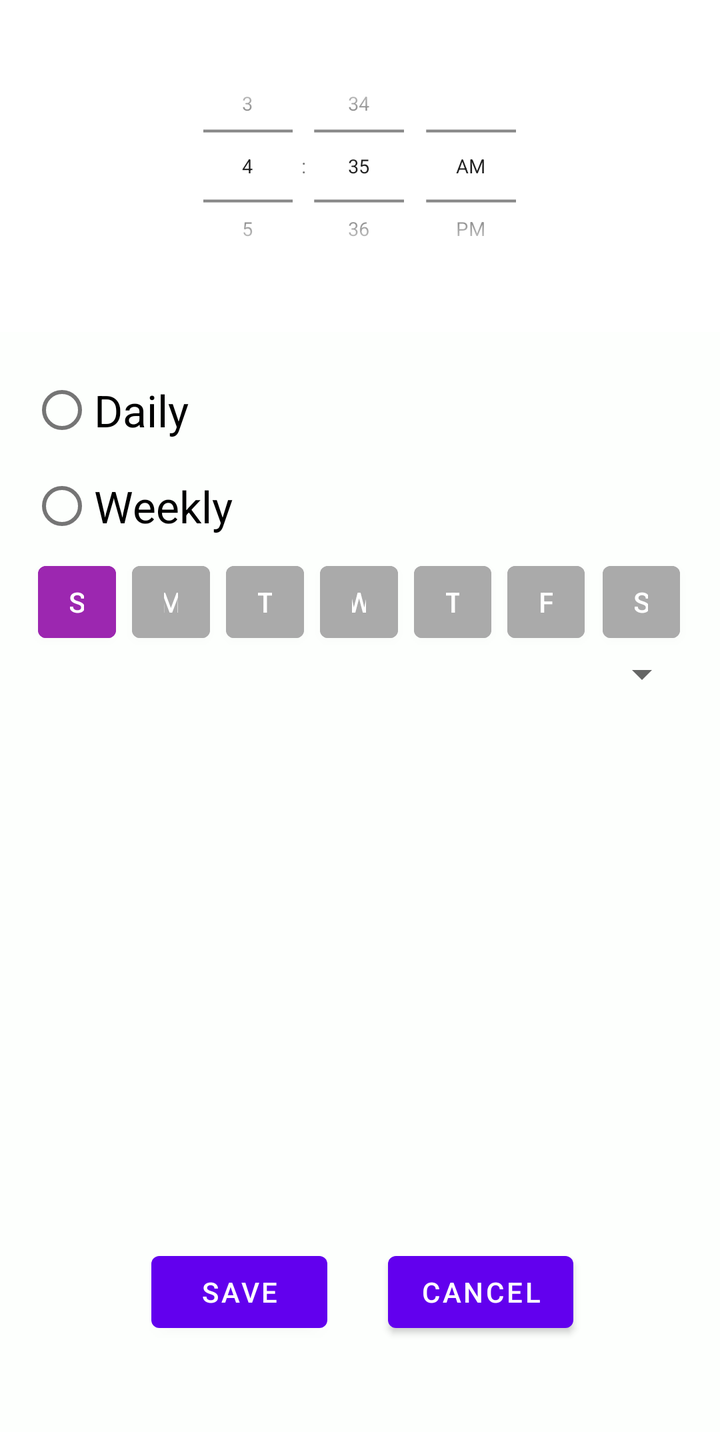
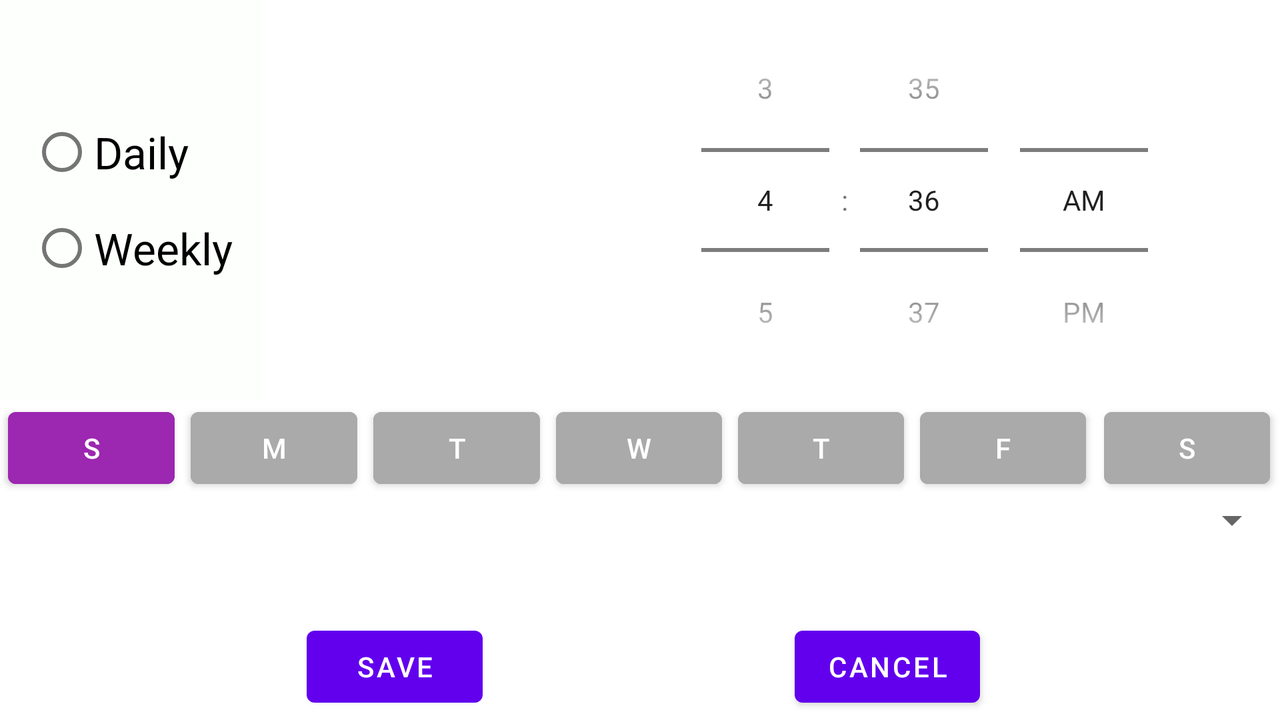

An Android layout and its configuration variant, each rendered on a device that would load it. The default file and the variant file are quoted in full after the pictures.
<!-- AndroidManifest.xml: application theme Theme.436Proj -->
<!-- res/layout/activity_notifications.xml -->
<?xml version="1.0" encoding="utf-8"?>
<ScrollView xmlns:android="http://schemas.android.com/apk/res/android"
    xmlns:app="http://schemas.android.com/apk/res-auto"
    xmlns:tools="http://schemas.android.com/tools"
    android:layout_width="match_parent"
    android:layout_height="wrap_content"
    tools:context=".NotificationsActivity">
<androidx.constraintlayout.widget.ConstraintLayout
    android:layout_width="match_parent"
    android:layout_height="match_parent"
    tools:context=".NotificationsActivity">


    <LinearLayout
        android:layout_width="match_parent"
        android:layout_height="match_parent"
        android:orientation="vertical"
        tools:layout_editor_absoluteX="25dp"
        tools:layout_editor_absoluteY="501dp">

        <TimePicker
            android:id="@+id/timePicker"
            android:layout_width="277dp"
            android:layout_height="166dp"
            android:layout_gravity="center"
            android:layout_marginLeft="-30dp"
            android:layout_marginRight="-30dp"
            android:layout_weight="1"
            android:scaleX="0.7"
            android:scaleY="0.7"
            android:timePickerMode="spinner" />

        <RadioGroup
            android:id="@+id/radioDaily"
            android:layout_width="match_parent"
            android:layout_height="550dp"
            android:background="#024CAF50"
            android:padding="15dp">

            <RadioButton
                android:id="@+id/btn_daily"
                android:layout_width="match_parent"
                android:layout_height="wrap_content"
                android:text="Daily"
                android:textSize="22sp" />

            <RadioButton
                android:id="@+id/btn_weekly"
                android:layout_width="match_parent"
                android:layout_height="wrap_content"
                android:text="Weekly"
                android:textSize="22sp" />

            <LinearLayout
                android:layout_width="match_parent"
                android:layout_height="48dp"
                android:orientation="horizontal">

                <Button
                    android:id="@+id/btn_sun"
                    android:layout_width="wrap_content"
                    android:layout_height="wrap_content"
                    android:layout_weight="1"
                    android:layout_marginHorizontal="4dp"
                    android:backgroundTint="#9C27B0"
                    android:text="S" />

                <Button
                    android:id="@+id/btn_mon"
                    android:layout_width="wrap_content"
                    android:layout_height="wrap_content"
                    android:layout_weight="1"
                    android:layout_marginHorizontal="4dp"
                    android:backgroundTint="@android:color/darker_gray"
                    android:text="M" />

                <Button
                    android:id="@+id/btn_tue"
                    android:layout_width="wrap_content"
                    android:layout_height="wrap_content"
                    android:layout_weight="1"
                    android:layout_marginHorizontal="4dp"
                    android:backgroundTint="@android:color/darker_gray"
                    android:text="T" />

                <Button
                    android:id="@+id/btn_wed"
                    android:layout_width="wrap_content"
                    android:layout_height="wrap_content"
                    android:layout_weight="1"
                    android:layout_marginHorizontal="4dp"
                    android:backgroundTint="@android:color/darker_gray"
                    android:text="W" />

                <Button
                    android:id="@+id/btn_thu"
                    android:layout_width="wrap_content"
                    android:layout_height="wrap_content"
                    android:layout_weight="1"
                    android:layout_marginHorizontal="4dp"
                    android:backgroundTint="@android:color/darker_gray"
                    android:text="T" />

                <Button
                    android:id="@+id/btn_fri"
                    android:layout_width="wrap_content"
                    android:layout_height="wrap_content"
                    android:layout_weight="1"
                    android:layout_marginHorizontal="4dp"
                    android:backgroundTint="@android:color/darker_gray"
                    android:text="F" />

                <Button
                    android:id="@+id/btn_sat"
                    android:layout_width="wrap_content"
                    android:layout_height="wrap_content"
                    android:layout_weight="1"
                    android:layout_marginHorizontal="5dp"
                    android:backgroundTint="@android:color/darker_gray"
                    android:text="S" />

            </LinearLayout>
            <Spinner
                android:id="@+id/weekly_spinner"
                android:layout_width="match_parent"
                android:layout_height="wrap_content" />
        </RadioGroup>
    </LinearLayout>

    <Button
        android:id="@+id/btn_notification_cancel"
        android:layout_width="wrap_content"
        android:layout_height="wrap_content"
        android:layout_centerHorizontal="true"
        android:text="Cancel"

        app:layout_constraintBottom_toBottomOf="parent"
        app:layout_constraintEnd_toEndOf="parent"
        app:layout_constraintHorizontal_bias="0.726"
        app:layout_constraintStart_toStartOf="parent"
        app:layout_constraintTop_toTopOf="parent"
        app:layout_constraintVertical_bias="0.931" />

    <Button
        android:id="@+id/btn_notification_save"
        android:layout_width="wrap_content"
        android:layout_height="wrap_content"
        android:layout_centerHorizontal="true"
        android:text="Save"

        app:layout_constraintBottom_toBottomOf="parent"
        app:layout_constraintEnd_toEndOf="parent"
        app:layout_constraintHorizontal_bias="0.278"
        app:layout_constraintStart_toStartOf="parent"
        app:layout_constraintTop_toTopOf="parent"
        app:layout_constraintVertical_bias="0.931" />

</androidx.constraintlayout.widget.ConstraintLayout>
</ScrollView>
<!-- resources referenced by this layout -->
<resources>
  <style name="Theme.436Proj" parent="Theme.MaterialComponents.DayNight.DarkActionBar">
          
          <item name="colorPrimary">@color/purple_500</item>
          <item name="colorPrimaryVariant">@color/purple_700</item>
          <item name="colorOnPrimary">@color/white</item>
          
          <item name="colorSecondary">@color/teal_200</item>
          <item name="colorSecondaryVariant">@color/teal_700</item>
          <item name="colorOnSecondary">@color/black</item>
          
          <item name="android:statusBarColor" tools:targetApi="l">?attr/colorPrimaryVariant</item>
          
      </style>
</resources>
<!-- res/layout-land/activity_notifications.xml (the repository's variant of the layout above) -->
<!-- drawn on the phone turned sideways -->
<?xml version="1.0" encoding="utf-8"?>
<androidx.constraintlayout.widget.ConstraintLayout xmlns:android="http://schemas.android.com/apk/res/android"
    xmlns:app="http://schemas.android.com/apk/res-auto"
    xmlns:tools="http://schemas.android.com/tools"
    android:layout_width="match_parent"
    android:layout_height="match_parent"
    tools:context=".NotificationsActivity">


    <LinearLayout
        android:id="@+id/week_button_container"
        android:layout_width="match_parent"
        android:layout_height="wrap_content"
        android:orientation="vertical"
        tools:layout_editor_absoluteX="25dp"
        tools:layout_editor_absoluteY="501dp"
        app:layout_constraintTop_toTopOf="parent">

        <RelativeLayout
            android:layout_width="match_parent"
            android:layout_height="wrap_content"
            android:orientation="horizontal"
            android:gravity="center_vertical">
            <RelativeLayout
                android:layout_width="wrap_content"
                android:layout_height="wrap_content"
                android:layout_alignParentLeft="true">
                <RadioGroup
                    android:id="@+id/radioDaily"
                    android:layout_width="wrap_content"
                    android:layout_height="200dp"
                    android:background="#024CAF50"
                    android:padding="15dp"
                    android:gravity="center_vertical">

                    <RadioButton
                        android:id="@+id/btn_daily"
                        android:layout_width="match_parent"
                        android:layout_height="wrap_content"
                        android:text="Daily"
                        android:textSize="22sp" />

                    <RadioButton
                        android:id="@+id/btn_weekly"
                        android:layout_width="match_parent"
                        android:layout_height="wrap_content"
                        android:text="Weekly"
                        android:textSize="22sp" />
                </RadioGroup>
            </RelativeLayout>
            <RelativeLayout
                android:layout_width="wrap_content"
                android:layout_height="wrap_content"
                android:layout_alignParentRight="true">
                <TimePicker
                    android:id="@+id/timePicker"
                    android:layout_width="wrap_content"
                    android:layout_height="200dp"
                    android:layout_marginRight="50dp"
                    android:timePickerMode="spinner"
                    android:gravity="end"
                    android:layout_gravity="end"/>
            </RelativeLayout>
        </RelativeLayout>

        <LinearLayout
            android:layout_width="match_parent"
            android:layout_height="48dp"
            android:orientation="horizontal">

            <Button
                android:id="@+id/btn_sun"
                android:layout_width="wrap_content"
                android:layout_height="wrap_content"
                android:layout_weight="1"
                android:layout_marginHorizontal="4dp"
                android:backgroundTint="#9C27B0"
                android:text="S" />

            <Button
                android:id="@+id/btn_mon"
                android:layout_width="wrap_content"
                android:layout_height="wrap_content"
                android:layout_weight="1"
                android:layout_marginHorizontal="4dp"
                android:backgroundTint="@android:color/darker_gray"
                android:text="M" />

            <Button
                android:id="@+id/btn_tue"
                android:layout_width="wrap_content"
                android:layout_height="wrap_content"
                android:layout_weight="1"
                android:layout_marginHorizontal="4dp"
                android:backgroundTint="@android:color/darker_gray"
                android:text="T" />

            <Button
                android:id="@+id/btn_wed"
                android:layout_width="wrap_content"
                android:layout_height="wrap_content"
                android:layout_weight="1"
                android:layout_marginHorizontal="4dp"
                android:backgroundTint="@android:color/darker_gray"
                android:text="W" />

            <Button
                android:id="@+id/btn_thu"
                android:layout_width="wrap_content"
                android:layout_height="wrap_content"
                android:layout_weight="1"
                android:layout_marginHorizontal="4dp"
                android:backgroundTint="@android:color/darker_gray"
                android:text="T" />

            <Button
                android:id="@+id/btn_fri"
                android:layout_width="wrap_content"
                android:layout_height="wrap_content"
                android:layout_weight="1"
                android:layout_marginHorizontal="4dp"
                android:backgroundTint="@android:color/darker_gray"
                android:text="F" />

            <Button
                android:id="@+id/btn_sat"
                android:layout_width="wrap_content"
                android:layout_height="wrap_content"
                android:layout_weight="1"
                android:layout_marginHorizontal="5dp"
                android:backgroundTint="@android:color/darker_gray"
                android:text="S" />

        </LinearLayout>
        <Spinner
            android:id="@+id/weekly_spinner"
            android:layout_width="match_parent"
            android:layout_height="wrap_content" />
    </LinearLayout>

    <Button
        android:id="@+id/btn_notification_cancel"
        android:layout_width="wrap_content"
        android:layout_height="wrap_content"
        android:layout_centerHorizontal="true"
        android:text="Cancel"

        app:layout_constraintBottom_toBottomOf="parent"
        app:layout_constraintEnd_toEndOf="parent"
        app:layout_constraintHorizontal_bias="0.726"
        app:layout_constraintStart_toStartOf="parent"
        app:layout_constraintTop_toBottomOf="@id/week_button_container"
        app:layout_constraintVertical_bias="0.931" />

    <Button
        android:id="@+id/btn_notification_save"
        android:layout_width="wrap_content"
        android:layout_height="wrap_content"
        android:layout_centerHorizontal="true"
        android:text="Save"

        app:layout_constraintBottom_toBottomOf="parent"
        app:layout_constraintEnd_toEndOf="parent"
        app:layout_constraintHorizontal_bias="0.278"
        app:layout_constraintStart_toStartOf="parent"
        app:layout_constraintTop_toBottomOf="@id/week_button_container"
        app:layout_constraintVertical_bias="0.931" />

</androidx.constraintlayout.widget.ConstraintLayout>
